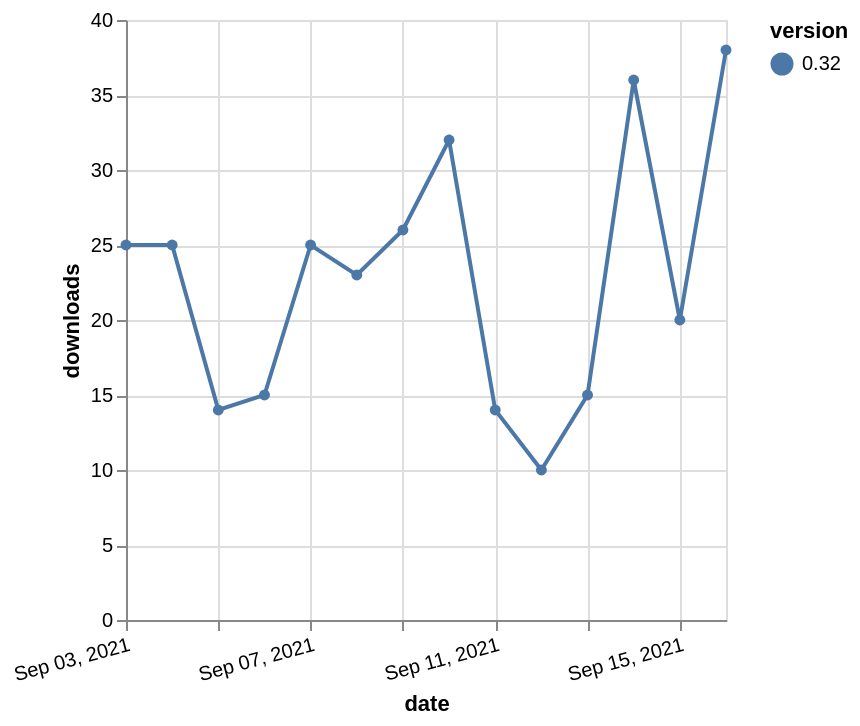

This figure's Vega-Lite source:
### Vega-Lite specification from a JSON file in a GitHub repository (floating-point values rounded to 4 significant figures)
{"$schema": "https://vega.github.io/schema/vega-lite/v5.json", "description": "A simple bar chart with embedded data.", "data": {"values": [{"date": "2021-09-03", "total": 53539, "delta": 25, "version": "0.32"}, {"date": "2021-09-04", "total": 53564, "delta": 25, "version": "0.32"}, {"date": "2021-09-05", "total": 53578, "delta": 14, "version": "0.32"}, {"date": "2021-09-06", "total": 53593, "delta": 15, "version": "0.32"}, {"date": "2021-09-07", "total": 53618, "delta": 25, "version": "0.32"}, {"date": "2021-09-08", "total": 53641, "delta": 23, "version": "0.32"}, {"date": "2021-09-09", "total": 53667, "delta": 26, "version": "0.32"}, {"date": "2021-09-10", "total": 53699, "delta": 32, "version": "0.32"}, {"date": "2021-09-11", "total": 53713, "delta": 14, "version": "0.32"}, {"date": "2021-09-12", "total": 53723, "delta": 10, "version": "0.32"}, {"date": "2021-09-13", "total": 53738, "delta": 15, "version": "0.32"}, {"date": "2021-09-14", "total": 53774, "delta": 36, "version": "0.32"}, {"date": "2021-09-15", "total": 53794, "delta": 20, "version": "0.32"}, {"date": "2021-09-16", "total": 53832, "delta": 38, "version": "0.32"}]}, "width": "container", "mark": {"type": "line", "point": {"filled": true}}, "encoding": {"x": {"field": "date", "type": "temporal", "timeUnit": "yearmonthdate", "title": "date", "axis": {"labelAngle": -15}}, "y": {"field": "delta", "type": "quantitative", "title": "downloads"}, "color": {"field": "version", "type": "nominal"}, "tooltip": {"field": "delta"}}}
